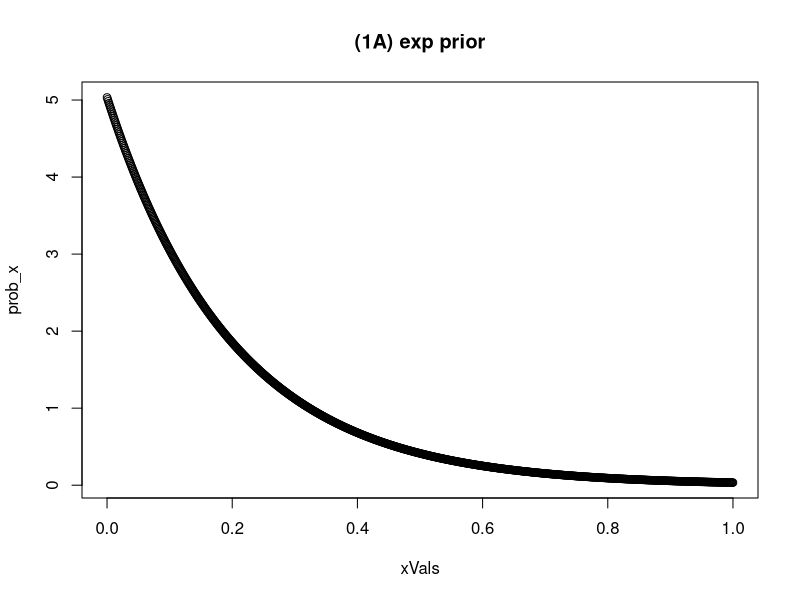

Write the R code that produced this figure. (Note: this script raises an error after producing the figure.)
################################################################################
# lab 03
################################################################################

rm(list=ls())

############################################################
## (1A) Plot Prior #########################################

numBreaks=1000;
xVals <- seq(0,1,1/numBreaks);
prob_x <- dexp(xVals, rate = 5)/0.9932621 
plot(xVals, prob_x, main = '(1A) exp prior') 

#############################################################
## (1B) Metropolis algorithm ################################

piOld <- 0.5
numIterations <- 500000 ## 500000
posteiorDist_metropolis <- vector(length=numIterations)
step_size <- 0.01
for( i in 1:numIterations )
{
  # our prior is exp distribution, our new data with 14 heads and 10 tails
  # pOld <- dbeta( piOld, 10,10 ) * dbinom( 14, 24, piOld ) ## update here
  pOld <- prob_x * dbinom( 14, 24, piOld )  
  piNew <- piOld + rnorm(1, 0, sd=step_size);
  if( piNew > 1) 
    piNew = 1;
  if( piNew < 0 ) 
    piNew =0;
  # pNew <- dbeta( piNew, 10,10 ) * dbinom( 14, 24, piNew ) ## update here
  pNew <- prob_x * dbinom( 14, 24, piNew )
  ratio <- pNew / pOld
  if( ratio > 1 || ratio >= runif(1) ) 
    piOld = piNew;
  posteiorDist_metropolis[i] = piOld;	
}
hist_metropolis <- hist(posteiorDist_metropolis,breaks=200,plot=FALSE)

#############################################################
## (1B) grid approximation ################################## 

posteriorDist_grid <- vector(length=length(hist_metropolis$mids))
i <- 1;
sum <- 0;
for( x in hist_metropolis$mids )
{
  # our prior is exp distribution, our new data with 14 heads and 10 tails
  # posteriorDist_grid[i] <- dbeta( x, 10,10 ) * dbinom( 14, 24, x) ## update here
  posteriorDist_grid[i] <- prob_x * dbinom( 14, 24, x)  
  sum = sum + posteriorDist_grid[i];
  i <- i + 1;	
}

ylim_max = max(hist_metropolis$counts/numIterations, posteriorDist_grid / sum)
ylim_max = max(ylim_max, dbeta(hist_metropolis$mids, 40+14, 40+10)/ sum(dbeta(hist_metropolis$mids, 40+14, 40+10)))

plot(
  hist_metropolis$mids, 
  hist_metropolis$counts/numIterations, 
  ylim=c(0,ylim_max), col='red',
  main = paste('(1B) numIterations: ', numIterations)
) 
lines(   
  hist_metropolis$mids, 
  posteriorDist_grid / sum, 
  ylim=c(0,ylim_max), col='blue' 
)
lines(
  hist_metropolis$mids, 
  dbeta(hist_metropolis$mids, 40+14, 40+10)/sum(dbeta(hist_metropolis$mids, 40+14, 40+10)), 
  ylim=c(0,ylim_max), col='green' 
)
legend(
  x='topright', 
  legend=c('metropolis', 'grid', 'beta prior'),
  col=c('red', 'blue', 'green'), lty=1, lwd=1, cex=0.8
)

#############################################################
## (1C) Metropolis algorithm ################################

piOld <- 0.5
numIterations <- 500000 ## 500000
posteiorDist_metropolis <- vector(length=numIterations)
step_size <- 0.01 ## 0.01
for( i in 1:numIterations )
{
  # our prior is exp distribution, our new data with 583 heads and 417 tails
  # pOld <- dbeta( piOld, 10,10 ) * dbinom( 14, 24, piOld ) ## update here
  pOld <- prob_x * dbinom( 583, 1000, piOld )  
  piNew <- piOld + rnorm(1, 0, sd=step_size);
  if( piNew > 1) 
    piNew = 1;
  if( piNew < 0 ) 
    piNew =0;
  # pNew <- dbeta( piNew, 10,10 ) * dbinom( 14, 24, piNew ) ## update here
  pNew <- prob_x * dbinom( 583, 1000, piNew )
  ratio <- pNew / pOld
  if( ratio > 1 || ratio >= runif(1) ) 
    piOld = piNew;
  posteiorDist_metropolis[i] = piOld;	
}
hist_metropolis <- hist(posteiorDist_metropolis,breaks=200,plot=FALSE)

#############################################################
## (1C) grid approximation ################################## 

posteriorDist_grid <- vector(length=length(hist_metropolis$mids))
i <- 1;
sum <- 0;
for( x in hist_metropolis$mids )
{
  # our prior is exp distribution, our new data with 583 heads and 417 tails
  # posteriorDist_grid[i] <- dbeta( x, 10,10 ) * dbinom( 14, 24, x) ## update here
  posteriorDist_grid[i] <- prob_x * dbinom( 583, 1000, x)  
  sum = sum + posteriorDist_grid[i];
  i <- i + 1;	
}

ylim_max = max(hist_metropolis$counts/numIterations, posteriorDist_grid / sum)
ylim_max = max(ylim_max, dbeta(hist_metropolis$mids, 40+583, 40+417)/ sum(dbeta(hist_metropolis$mids, 40+583, 40+417)))

plot(
  hist_metropolis$mids, 
  hist_metropolis$counts/numIterations, 
  ylim=c(0,ylim_max), col='red',
  main = paste('(1C) numIterations: ', numIterations)
) 
lines(   
  hist_metropolis$mids, 
  posteriorDist_grid / sum, 
  ylim=c(0,ylim_max), col='blue' 
)
lines(
  hist_metropolis$mids, 
  dbeta(hist_metropolis$mids, 40+583, 40+417)/sum(dbeta(hist_metropolis$mids, 40+583, 40+417)), 
  ylim=c(0,ylim_max), col='green' 
)
legend(
  x='topright', 
  legend=c('metropolis', 'grid', 'beta prior'),
  col=c('red', 'blue', 'green'), lty=1, lwd=1, cex=0.8
)

